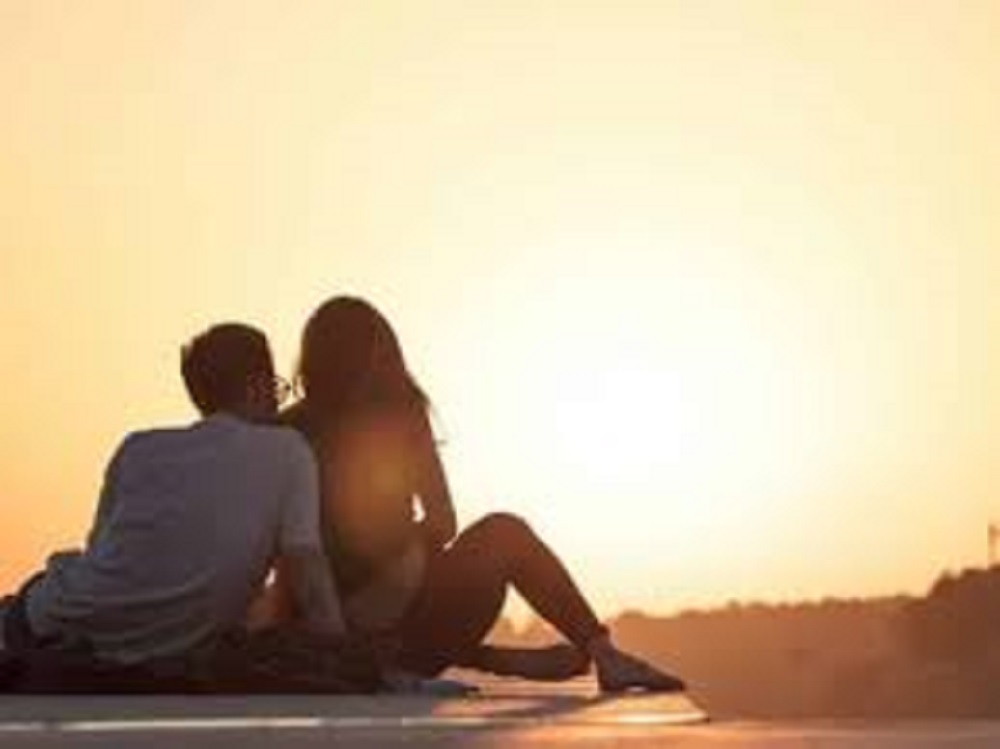
#> input picture wordcloud/rom_jul.png, 1000 x 749 px
$ jupyter execute --allow-errors wordcloud.ipynb
#> lines starting #> are read from the running program, lines starting #| are printed output that depends on the picture; after the words box and inside, x2 and y2 are one past the last pixel; in counts of white or black regions, pixels touching at a corner belong together
[cell 1]
# Wordcloud

from wordcloud import WordCloud, STOPWORDS
import matplotlib.pyplot as plt
import pandas as pd
from PIL import Image, ImageFilter
import numpy as np

import warnings
warnings.filterwarnings("ignore")

#> (a cell that did not finish here is left out)

[cell 3]
# read the image file and create a mask_img

# Each pixel in a color image is represented digitally by three numbers corresponding to the red, green, and blue
# values of that pixel. Thresholding is the process of converting all the pixels to either the maximum or minimum value
# depending on whether they’re higher or lower than a certain number. It’s easier to do this on a grayscale image:

# You achieve thresholding by calling .point() to convert each pixel in the grayscale image into either 255 or 0.
# you can learn more about image processing at https://realpython.com/image-processing-with-the-python-pillow-library/

filename = "rom_jul.png"
with Image.open(filename) as img:
#> img is the input picture: PIL image 1000x749 RGBA; mean R, G, B, A 204.4, 184, 154, 255
    img.load()

# comment this line for the before submitting
img.show()

img_gray = img.convert("L")
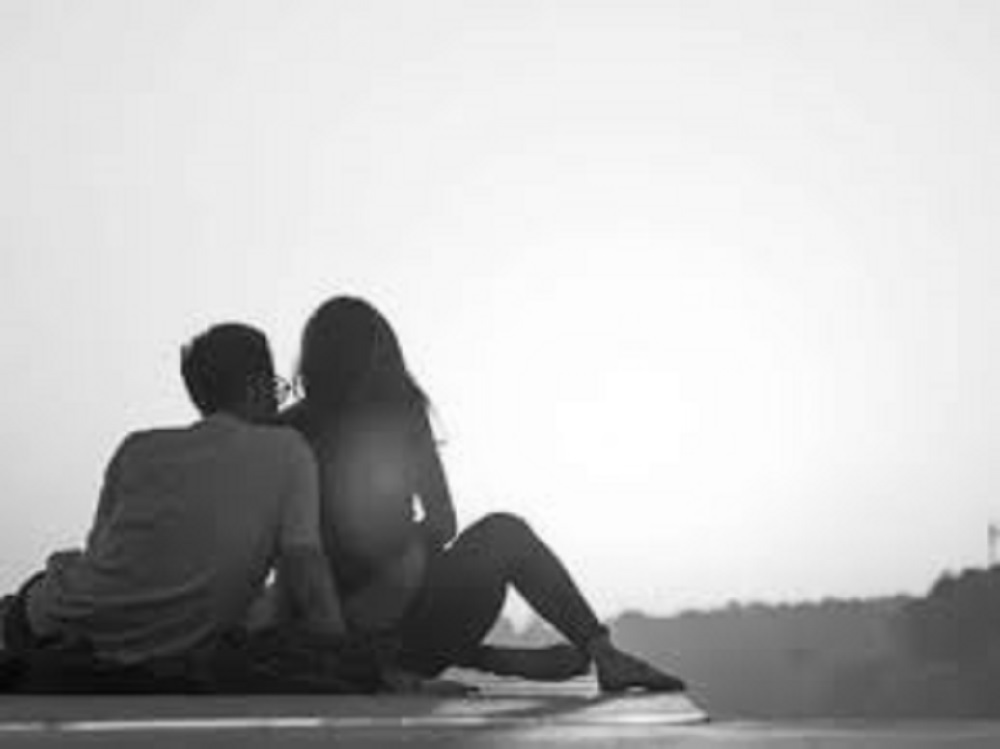
#> img_gray: PIL image 1000x749 L; min 5, max 255, mean 186.7

threshold = 125
img_threshold = img_gray.point(
    lambda x: 255 if x > threshold else 0
)
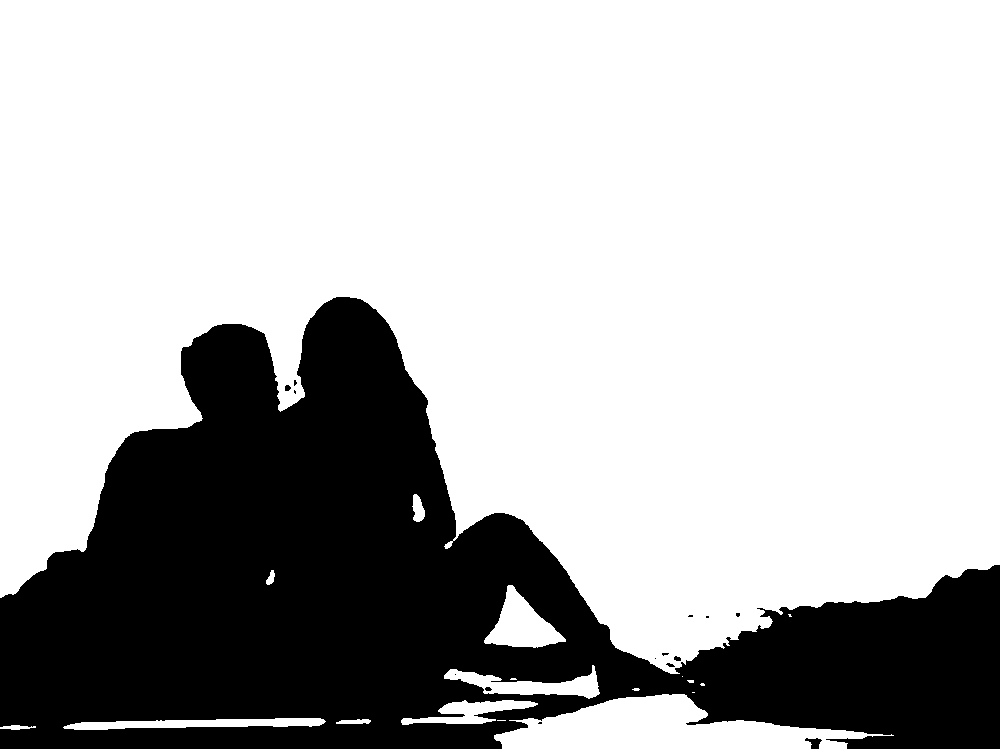
#> img_threshold: PIL image 1000x749 L; 71.5% white; 15 black regions (9 under 20 px), largest, box (x1, y1, x2, y2) and area: (0, 297, 1000, 749) 213500, (805, 738, 822, 749) 106, (285, 385, 291, 391) 29, (674, 656, 681, 661) 27, (666, 663, 675, 667) 22, (485, 687, 492, 691) 22
# img_threshold.show()
mask_img = np.array(img_threshold)
